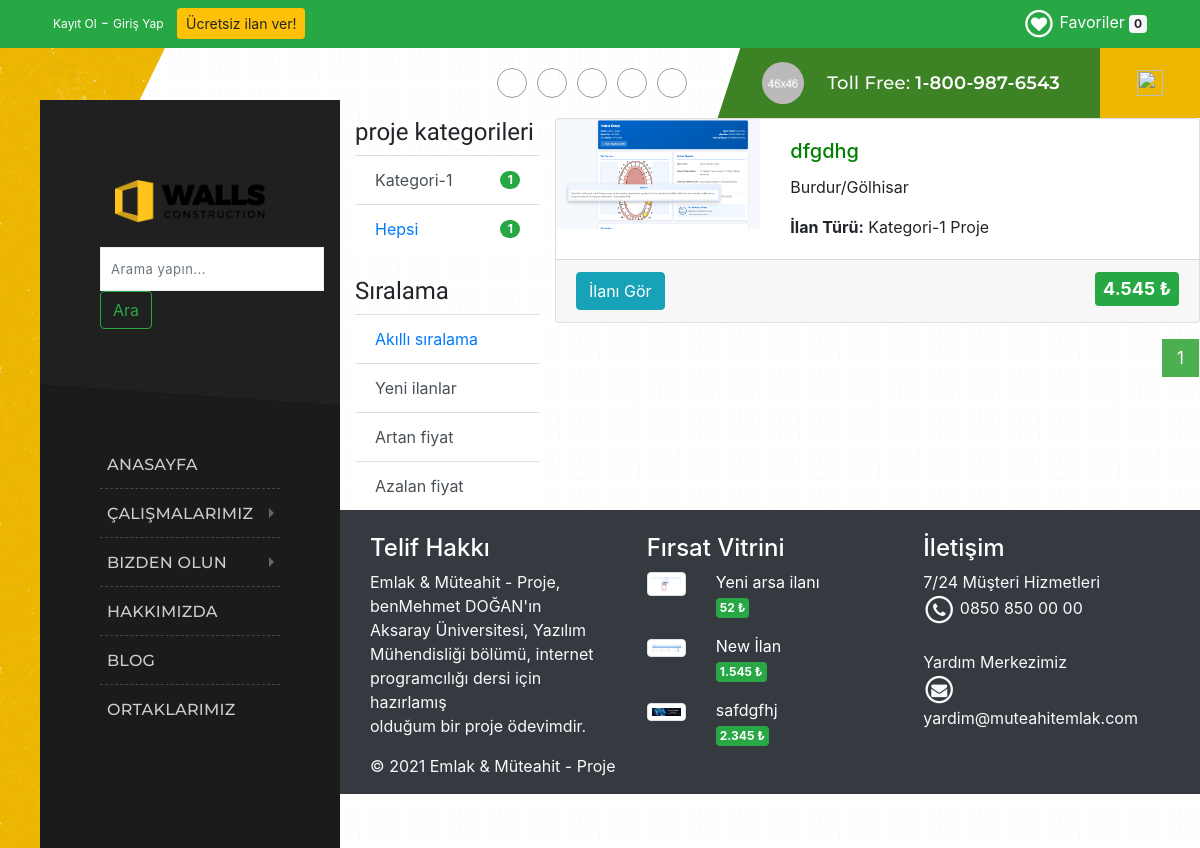
The page /projeler.php on the database its author committed.
### tables this page shows
CREATE TABLE `logo` (
  `logo_id` int NOT NULL AUTO_INCREMENT,
  `logo_aciklama` varchar(50) NOT NULL,
  `logo_baglanti` varchar(500) NOT NULL,
  `logo_k_durum` int NOT NULL,
  PRIMARY KEY (`logo_id`)
);

CREATE TABLE `projeler_kategoriler` (
  `id` int NOT NULL AUTO_INCREMENT,
  `kategoriadi` varchar(128) NOT NULL,
  `aciklama` text NOT NULL,
  PRIMARY KEY (`id`)
);

CREATE TABLE `projeler` (
  `id` int NOT NULL AUTO_INCREMENT,
  `urunadi` varchar(128) NOT NULL,
  `il_id` int NOT NULL,
  `ilce_id` int NOT NULL,
  `evarsa_id` int NOT NULL,
  `aciklama` text NOT NULL,
  `fiyat` double NOT NULL,
  `giris_tarihi` datetime NOT NULL,
  `dzltm_tarihi` timestamp NOT NULL DEFAULT CURRENT_TIMESTAMP ON UPDATE CURRENT_TIMESTAMP,
  `resim` varchar(128) DEFAULT NULL,
  `resim_iki` varchar(128) NOT NULL,
  `resim_uc` varchar(128) NOT NULL,
  `resim_dort` varchar(128) NOT NULL,
  `kategori_id` int DEFAULT NULL,
  `onay` varchar(1) NOT NULL DEFAULT '0',
  PRIMARY KEY (`id`),
  KEY `fk_kategori_id` (`kategori_id`),
  KEY `fk_evarsa_id` (`evarsa_id`),
  KEY `fk_il_id` (`il_id`),
  KEY `fk_ilce_id` (`ilce_id`)
);

CREATE TABLE `il` (
  `id` int NOT NULL,
  `sehir` varchar(50) DEFAULT NULL,
  PRIMARY KEY (`id`)
);

CREATE TABLE `ilce` (
  `id` int NOT NULL,
  `ilce` varchar(55) DEFAULT NULL,
  `il_id` int NOT NULL,
  PRIMARY KEY (`id`),
  KEY `fk_il_id` (`il_id`) USING BTREE
);

CREATE TABLE `evarsa` (
  `id` int NOT NULL AUTO_INCREMENT,
  `ilanTuru` varchar(50) NOT NULL,
  PRIMARY KEY (`id`)
);

CREATE TABLE `urunler` (
  `id` int NOT NULL AUTO_INCREMENT,
  `urunadi` varchar(128) NOT NULL,
  `il_id` int NOT NULL,
  `ilce_id` int NOT NULL,
  `evarsa_id` int NOT NULL,
  `aciklama` text NOT NULL,
  `fiyat` double NOT NULL,
  `giris_tarihi` datetime NOT NULL,
  `dzltm_tarihi` timestamp NOT NULL DEFAULT CURRENT_TIMESTAMP ON UPDATE CURRENT_TIMESTAMP,
  `resim` varchar(128) DEFAULT NULL,
  `resim_iki` varchar(128) NOT NULL,
  `resim_uc` varchar(128) NOT NULL,
  `resim_dort` varchar(128) NOT NULL,
  `kategori_id` int DEFAULT NULL,
  `onay` varchar(1) NOT NULL DEFAULT '0',
  PRIMARY KEY (`id`),
  KEY `fk_kategori_id` (`kategori_id`),
  KEY `fk_evarsa_id` (`evarsa_id`),
  KEY `fk_il_id` (`il_id`),
  KEY `fk_ilce_id` (`ilce_id`),
  CONSTRAINT `fk_kategori_id` FOREIGN KEY (`kategori_id`) REFERENCES `kategoriler` (`id`)
);

### projeler.php (the view, shortened to what this page needs)
<?php include "header.php"; ?>
<div class="container mt-4">
	<div class="row">
		<div class="col-md-3">
			<div>
				<h4 class="baslik">proje kategorileri</h4>
				<ul class="list-group list-group-flush">
					<?php
					$sayfa = isset($_GET['sayfa']) ? $_GET['sayfa'] : 1;
					$sayfa_kayit_sayisi = 5;
					$ilk_kayit_no = ($sayfa_kayit_sayisi * $sayfa) - $sayfa_kayit_sayisi;
					$aranan = isset($_GET["aranan"]) ? $_GET["aranan"] : "";
					$kategori = isset($_GET["id"]) ? $_GET["id"] : "";
					$siralama = isset($_GET["siralama"]) ? $_GET["siralama"] : "akilli";
					$fiyat = isset($_GET["fiyat"]) ? $_GET["fiyat"] : "0";
					$evarsa_id = isset($_GET["evarsa_id"]) ? $_GET["evarsa_id"] : "3";
					$parametre = "&aranan=$aranan&siralama=$siralama&fiyat=$fiyat&evarsa_id=$evarsa_id&sayfa=1";
					include 'config/vtabani.php';
					$sorgu = 'SELECT projeler_kategoriler.*, COUNT(projeler.id) AS adet FROM projeler_kategoriler LEFT JOIN projeler ON projeler_kategoriler.id=projeler.kategori_id WHERE projeler.onay="1" GROUP BY projeler_kategoriler.id ORDER BY projeler_kategoriler.kategoriadi';
					$stmt = $con->prepare($sorgu);
					$stmt->execute();
					$veri = $stmt->fetchAll(PDO::FETCH_ASSOC);
					$toplam = 0;
					foreach ($veri as $kayit) { ?>
						<a href="projeler.php?id=<?php echo $kayit["id"];
												echo $parametre ?>" class="list-group-item d-flex justify-content-between align-items-center list-group-item-action<?php echo $kategori == $kayit["id"] ? "active" : ""; ?>"> <?php echo $kayit["kategoriadi"]; ?>
							<span class="badge badge-success badge-pill"><?php echo $kayit["adet"] ?></span>
						</a>
					<?php $toplam += $kayit["adet"];
					} ?>
					<a href="projeler.php?id=<?php echo $parametre ?>" class="list-group-item d-flex justify-content-between align-items-center list-group-item-action<?php echo $kategori == "" ? "active" : ""; ?>">Hepsi
						<span class="badge badge-success badge-pill"><?php echo $toplam ?></span>
					</a>
				</ul>
			</div>
			<div class="pt-4">
				<h4 class="baslik">Sıralama</h4>
				<div class="list-group list-group-flush">
					<?php $parametre = "&aranan=$aranan&id=$kategori&fiyat=$fiyat&evarsa_id=$evarsa_id&sayfa=1"; ?>
					<a href="projeler.php?siralama=akilli<?php echo $parametre ?>" class="list-group-item list-group-item-action<?php echo $siralama == "akilli" ? "active" : "";
																																?>">Akıllı sıralama</a>
					<a href="projeler.php?siralama=yeni<?php echo $parametre ?>" class="list-group-item list-group-item-action<?php echo $siralama == "yeni" ? "active" : ""; ?>">Yeni
						ilanlar</a>
					<a href="projeler.php?siralama=artan<?php echo $parametre ?>" class="list-group-item list-group-item-action<?php echo $siralama == "artan" ? "active" : "";
																																?>">Artan fiyat</a>
					<a href="projeler.php?siralama=azalan<?php echo $parametre ?>" class="list-group-item list-group-item-action<?php echo $siralama == "azalan" ? "active" : "";
																																?>">Azalan fiyat</a>
				</div>
			</div>
		</div>
		<div class="col-md-9">
			<div class="row">
				<?php
				switch ($siralama) {
					default:
						$orderby = "dzltm_tarihi desc";
				}
				switch ($evarsa_id) {
					case '3':
						$where_evarsa_id = "evarsa_id='3' or evarsa_id='2'";
						break;
				}
				if ($aranan != "") $where3 = "urunadi like '%$aranan%'";
				else $where3 = "urunadi like '%'";
				if (isset($where1) && isset($where2) && isset($where_evarsa_id)) {
					$where = "(" . $where1 . ") and (" . $where2 . ") and (" . $where3 . ") and (" . $where_evarsa_id . ")";
				} elseif (isset($where2) && isset($where_evarsa_id)) {
					$where = "(" . $where_evarsa_id . ") and (" . $where2 . ") and (" . $where3 . ")";
				} elseif (isset($where1) && isset($where_evarsa_id)) {
					$where = "(" . $where1 . ") and (" . $where3 . ") and (" . $where_evarsa_id . ")";
				} elseif (isset($where1)) {
					$where = "(" . $where1 . ") and (" . $where3 . ")";
				} elseif (isset($where2)) {
					$where = "(" . $where2 . ") and (" . $where3 . ")";
				} elseif (isset($where_evarsa_id)) {
					$where = "(" . $where_evarsa_id . ") and (" . $where3 . ")";
				} else {
					$where = $where3;
				}
				include 'config/vtabani.php';
				$sorgu = "SELECT projeler.*, il.sehir, ilce.ilce, evarsa.ilanTuru, projeler_kategoriler.kategoriadi
 FROM projeler
 LEFT JOIN il ON projeler.il_id=il.id
 LEFT JOIN ilce ON projeler.ilce_id=ilce.id
 LEFT JOIN evarsa ON projeler.evarsa_id=evarsa.id
 LEFT JOIN projeler_kategoriler ON projeler.kategori_id=projeler_kategoriler.id
 WHERE projeler.onay='1' AND $where ORDER BY $orderby LIMIT :ilk_kayit_no, :sayfa_kayit_sayisi";
				$stmt = $con->prepare($sorgu);
				$stmt->bindParam(":ilk_kayit_no", $ilk_kayit_no, PDO::PARAM_INT);
				$stmt->bindParam(":sayfa_kayit_sayisi", $sayfa_kayit_sayisi, PDO::PARAM_INT);
				$stmt->execute();
				$veri = $stmt->fetchAll(PDO::FETCH_ASSOC);
				$sayi = $stmt->rowCount();
				if ($sayi > 0) {
					foreach ($veri as $kayit) { ?>
						<div class="card mb-3" style="max-width: 940px;">
							<div class="row no-gutters">
								<div class="col-md-4">
									<a href="projedetay.php?id=<?php echo $kayit['id'] ?>">
										<?php echo $kayit['resim'] ? "<img src='content/images/" . $kayit['resim'] . "' alt='" . $kayit['urunadi'] . "' style='max-height:100%;max-width:95%;' class='card-img-top' />" : "<img src='content/images/gorsel-yok.jpg' style='max-height:100%;max-width:95%;' class='card-img-top' />"; ?>
									</a>
								</div>
								<div class="col-md-8">
									<div class="card-body">
										<a href="projedetay.php?id=<?php echo $kayit['id'] ?>" style="color:green;">
											<h5 class="card-title"><?php echo  $kayit['urunadi'] ?></h5>
										</a>
										<p class="card-text"><?php echo $kayit['sehir'] . "/" . $kayit['ilce'] ?></p>
										<p class="card-text"><?php echo "<b>İlan Türü:</b> " . $kayit['kategoriadi'] . " " . $kayit['ilanTuru'] ?></p>
									</div>
								</div>
							</div>
							<div class="card-footer text-muted" style="max-width: 940px;">
								<a style="text-decoration:none; color:#212529;" class='btn btn-info text-white pull-left mr-3' href="projedetay.php?id=<?php echo $kayit['id'] ?>">
									İlanı Gör
								</a>
								<span style="font-size:18px;" class="badge badge-success p-2 pull-right"><?php echo number_format($kayit['fiyat'], 0, ',', '.') ?> &#8378;</span>
							</div>
						</div>
					<?php } ?>
			</div>
			<div class="row">
			<?php
					include_once "sayfalama2.php";
				}
			?>
			</div>
		</div>
	</div>
</div>
<?php include "footer.php"; ?>

### header.php (shortened to what this page needs)
<?php
include 'config/vtabani.php';
try {
	$sorgu = "SELECT logo_baglanti FROM logo WHERE logo_k_durum=1";
	$stmt = $con->prepare($sorgu);
	$stmt->execute();
	$kayit = $stmt->fetch(PDO::FETCH_ASSOC);
	$logo_baglanti = $kayit['logo_baglanti'];
}
catch (PDOException $exception) {
	die('HATA: ' . $exception->getMessage());
}
?>
<!DOCTYPE html>
<html lang="en">
<head>
	<link rel="stylesheet" type="text/css" href="content/css/fontello.css" />
	<link rel="stylesheet" type="text/css" href="content/css/skeleton.css" />
	<link rel="stylesheet" type="text/css" href="content/css/plugins.css" />
	<link rel="stylesheet" type="text/css" href="content/css/base.css" />
	<link rel="stylesheet" type="text/css" href="content/css/main-header.css" />
	<link rel="stylesheet" href="https://stackpath.bootstrapcdn.com/bootstrap/4.1.3/css/bootstrap.min.css">
	<link rel="stylesheet" href="content/css/font-awesome-4.7.0/css/font-awesome.min.css">
	<link rel="stylesheet" type="text/css" href="content/css/style.css">
</head>
<body>
	<div class="container-fluid bg-success" style="z-index:50; position:relative !important;">
		<div class="container">
			<div class="row p-2">
				<div class="col-md-8">
					<div class="text-white">
						<?php if (!isset($_SESSION["kullanici_loginkey"]) || empty($_SESSION["kullanici_loginkey"])) { ?>
							<a class="link1" style="font-size:12px; z-index: 50 !important;" href="kayit.php">Kayıt Ol</a> - <a class="link1" style="font-size:12px; z-index: 50 !important;" href="giris.php">Giriş Yap</a>
							<a class="btn btn-warning btn-sm" href="kayit.php?islem=girisYokilanver" role="button">Ücretsiz ilan ver!</a>
						<?php } ?>
					</div>
				</div>
				<div class="col-md-4 text-right text-white">
					<a class="link1" href="favorilerim.php">
						<span class="fa-stack fa-1x">
							<i class="fa fa-circle-thin fa-stack-2x"></i>
							<i class="fa fa-heart fa-stack-1x"></i>
						</span> Favoriler
						<span class="badge badge-light" id="urun-sayisi">
							<?php
							if (isset($_SESSION['favori']) || !empty($_SESSION['favori'])) {
								$urun_sayisi = count($_SESSION['favori']);
								echo $urun_sayisi;
							} else {
								echo 0;
							}
							?>
						</span>
					</a>
				</div>
			</div>
		</div>
	</div>
	<div class="buildify_tm_mainbg">
		<div class="marketify_pattern_overlay"></div>
	</div>
	<div class="buildify_tm_wrapper_all">
		<div class="buildify_tm_wrapper">
			<div class="buildify_tm_leftpart_wrap">
				<div class="buildify_tm_menubar">
					<div class="menu_logo">
						<a href="index.php">
							<img src="content/images/<?php echo $logo_baglanti; ?>" alt="Logo" style="width:150px; position:relative;">
						</a><br>
						<form class="form-inline my-2 my-lg-0" action="urunler.php" method="get" name="form_ara">
							<input class="form-control mr-sm-2" type="search" placeholder="Arama yapın..." aria-label="Ara" name="aranan">
							<button class="btn btn-outline-success my-2 my-sm-0" type="submit">Ara</button>
						</form>
					</div>
					<div class="buildify_tm_menubar_in">
						<div class="buildify_tm_menubar_content">
							<div class="menu_nav">
								<div class="menu_nav_in">
									<div class="menu_nav_content scrollable">
										<ul class="vert_nav">
											<li><a href="index.php">Anasayfa </a></li>
											<li class="active1">
												<a href="#">Çalışmalarımız</a>
											</li>
											<li class="active1">
												<a href="#">Bizden Olun</a>
											</li>
											<li><a href="hakkimizda.php">Hakkımızda</a></li>
											<li><a href="blog.php">Blog</a></li>
											<li><a href="Ortaklarımız.php">Ortaklarımız</a></li>
										</ul>
									</div>
								</div>
							</div>
						</div>
					</div>
				</div>
			</div>
			<div class="buildify_tm_rightpart_wrap">
				<div class="buildify_tm_rightpart">
					<div class="buildify_tm_content_wrap">
						<div class="buildify_tm_content">
							<div class="buildify_tm_topbar_info">
								<div class="buildify_tm_connection">
									<div class="phone_numb">
										<div class="phone_numb_in">
											<img src="img/call.png" alt="" />
											<p>Toll Free: <span>1-800-987-6543</span></p>
										</div>
									</div>
									<div class="send_msg">
										<a href="mesajlarim.php">
											<img class="svg" src="img/svg/message2.svg" alt="" />
										</a>
									</div>
								</div>
								<div class="buildify_tm_social_list">
									<ul>
										<li><a href="#"><i class="xcon-facebook"></i></a></li>
										<li><a href="#"><i class="xcon-twitter"></i></a></li>
										<li><a href="#"><i class="xcon-instagram"></i></a></li>
										<li><a href="#"><i class="xcon-pinterest"></i></a></li>
										<li><a href="#"><i class="xcon-gplus"></i></a></li>
									</ul>
								</div>
							</div>

### footer.php (shortened to what this page needs)
<link rel="stylesheet" href="content/css/font-awesome-4.7.0/css/font-awesome.min.css">
<div class="container-fluid bg-dark">
	<div class="container pt-4">
		<div class="row">
			<div class="col-md-4">
				<h4 class="text-white">Telif Hakkı</h4>
				<p class="text-light">Emlak & Müteahit - Proje, benMehmet DOĞAN'ın<br />
					Aksaray Üniversitesi, Yazılım<br />
					Mühendisliği bölümü, internet<br />
					programcılığı dersi için hazırlamış<br />
					olduğum bir proje ödevimdir.
				<p class="text-light">
					© 2021 Emlak & Müteahit - Proje</p>
				</p>
			</div>
			<div class="col-md-4">
				<h4 class="text-white">Fırsat Vitrini</h4>
				<?php
				include 'config/vtabani.php';
				$sorgu = 'SELECT id, urunadi, fiyat, resim FROM urunler WHERE onay="1" ORDER BY fiyat LIMIT 0,3';
				$stmt = $con->prepare($sorgu);
				$stmt->execute();
				$veri = $stmt->fetchAll(PDO::FETCH_ASSOC);
				foreach ($veri as $kayit) { ?>
					<div class="row mb-3">
						<div class="col-md-3">
							<?php echo $kayit['resim'] ? "<img src='content/images/" . $kayit['resim'] . "' alt='" . $kayit['urunadi'] . "' class='img-fluid
img-thumbnail' />" : "<img src='content/images/gorsel-yok.jpg' class='img-fluid img-thumbnail' />"; ?>
						</div>
						<div class="col-md-9">
							<a href="urundetay.php?id=<?php echo $kayit['id'] ?>" class="link1">
								<p class="firsat"><?php echo $kayit['urunadi'] ?></p>
							</a>
							<span class="badge badge-success p-1">
								<?php echo number_format($kayit['fiyat'], 0, ',', '.'); ?> &#8378;</span>
						</div>
					</div>
				<?php }
				?>
			</div>
			<div class="col-md-4">
				<h4 class="text-white">İletişim</h4>
				<p class="text-light">
					7/24 Müşteri Hizmetleri<br />
					<span class="fa-stack fa-1x">
						<i class="fa fa-circle-thin fa-stack-2x"></i>
						<i class="fa fa-phone fa-stack-1x"></i>
					</span> 0850 850 00 00
					<br /><br />
					Yardım Merkezimiz<br />
					<span class="fa-stack fa-1x">
						<i class="fa fa-circle-thin fa-stack-2x"></i>
						<i class="fa fa-envelope fa-stack-1x"></i>
					</span> yardim@muteahitemlak.com
				</p>
			</div>
		</div>
	</div>
</div>
</body>
</html>

### rows shown on the page
logo: logo_baglanti (picture)
projeler_kategoriler: kategoriadi "Kategori-1", adet "1"
projeler: resim (picture), urunadi "dfgdhg", il.sehir "Burdur", ilce.ilce "Gölhisar", projeler_kategoriler.kategoriadi "Kategori-1", evarsa.ilanTuru "Proje", fiyat "4.545"
urunler: resim (picture), urunadi "Yeni arsa ilanı", fiyat "52"
urunler: resim (picture), urunadi "New İlan", fiyat "1.545"
urunler: resim (picture), urunadi "safdgfhj", fiyat "2.345"

### other values the page prints
$urun_sayisi "0"
$toplam "1"
